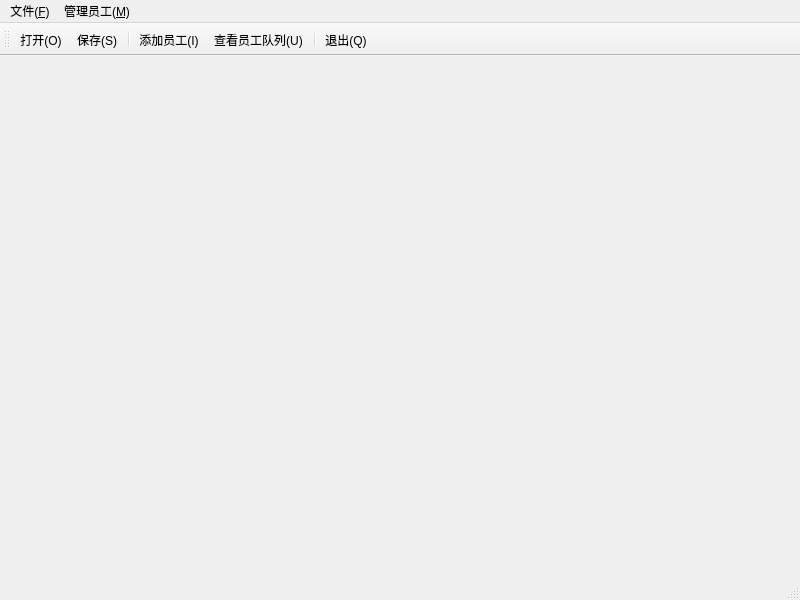
<?xml version="1.0" encoding="UTF-8"?>
<ui version="4.0">
 <class>MainWindow</class>
 <widget class="QMainWindow" name="MainWindow">
  <property name="geometry">
   <rect>
    <x>0</x>
    <y>0</y>
    <width>800</width>
    <height>600</height>
   </rect>
  </property>
  <property name="windowTitle">
   <string>MainWindow</string>
  </property>
  <widget class="QWidget" name="centralwidget"/>
  <widget class="QMenuBar" name="menubar">
   <property name="geometry">
    <rect>
     <x>0</x>
     <y>0</y>
     <width>800</width>
     <height>20</height>
    </rect>
   </property>
   <widget class="QMenu" name="fileMenu">
    <property name="title">
     <string>文件(&amp;F)</string>
    </property>
    <addaction name="fileNewAction"/>
    <addaction name="fileOpenAction"/>
    <addaction name="separator"/>
    <addaction name="fileSaveAction"/>
    <addaction name="fileSaveAsAction"/>
    <addaction name="separator"/>
    <addaction name="fileQuitAction"/>
   </widget>
   <widget class="QMenu" name="staffMenu">
    <property name="title">
     <string>管理员工(&amp;M)</string>
    </property>
    <addaction name="addStaffAction"/>
    <addaction name="deleteStaffAction"/>
    <addaction name="separator"/>
    <addaction name="checkTableAction"/>
   </widget>
   <addaction name="fileMenu"/>
   <addaction name="staffMenu"/>
  </widget>
  <widget class="QStatusBar" name="statusbar"/>
  <widget class="QToolBar" name="toolBar">
   <property name="windowTitle">
    <string>toolBar</string>
   </property>
   <attribute name="toolBarArea">
    <enum>TopToolBarArea</enum>
   </attribute>
   <attribute name="toolBarBreak">
    <bool>false</bool>
   </attribute>
   <addaction name="fileOpenAction"/>
   <addaction name="fileSaveAction"/>
   <addaction name="separator"/>
   <addaction name="addStaffAction"/>
   <addaction name="checkTableAction"/>
   <addaction name="separator"/>
   <addaction name="fileQuitAction"/>
  </widget>
  <action name="fileSaveAction">
   <property name="text">
    <string>保存(&amp;S)</string>
   </property>
   <property name="shortcut">
    <string>Ctrl+S</string>
   </property>
  </action>
  <action name="fileOpenAction">
   <property name="text">
    <string>打开(&amp;O)</string>
   </property>
   <property name="shortcut">
    <string>Ctrl+O</string>
   </property>
  </action>
  <action name="addStaffAction">
   <property name="text">
    <string>添加员工(&amp;I)</string>
   </property>
   <property name="toolTip">
    <string>添加员工(I)</string>
   </property>
   <property name="shortcut">
    <string>Ctrl+I</string>
   </property>
  </action>
  <action name="checkTableAction">
   <property name="text">
    <string>查看员工队列(&amp;U)</string>
   </property>
   <property name="toolTip">
    <string>查看员工队列(&amp;U)</string>
   </property>
   <property name="shortcut">
    <string>Ctrl+U</string>
   </property>
  </action>
  <action name="fileQuitAction">
   <property name="text">
    <string>退出(&amp;Q)</string>
   </property>
   <property name="shortcut">
    <string>Ctrl+Q</string>
   </property>
  </action>
  <action name="fileNewAction">
   <property name="text">
    <string>新建(&amp;N)</string>
   </property>
   <property name="shortcut">
    <string>Ctrl+N</string>
   </property>
  </action>
  <action name="fileSaveAsAction">
   <property name="text">
    <string>另存为(&amp;A)</string>
   </property>
   <property name="shortcut">
    <string>Ctrl+A</string>
   </property>
  </action>
  <action name="deleteStaffAction">
   <property name="text">
    <string>删除员工(&amp;D)</string>
   </property>
   <property name="shortcut">
    <string>Ctrl+D</string>
   </property>
  </action>
 </widget>
 <resources/>
 <connections/>
</ui>
